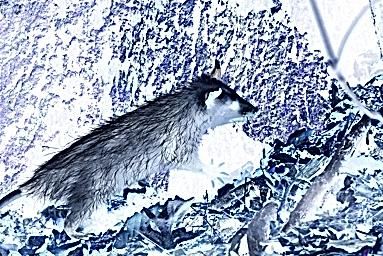
#> input picture lab3/orig.jpg, 383 x 256 px
$ python lab3.py
#> lines starting #> are read from the running program, lines starting #| are printed output that depends on the picture
import cv2
import numpy as np
import matplotlib.pyplot as plt

# Загружаем изображение
img = cv2.imread('orig.jpg')
#> img is the input picture: shape (256, 383, 3); mean B, G, R 185.9, 167, 155.2
img_rgb = cv2.cvtColor(img, cv2.COLOR_BGR2RGB)

print(f'Размер изображения = {img_rgb.shape}')
#| Размер изображения = (256, 383, 3)
print(f'Диапазон яркостей: {np.min(img_rgb)} - {np.max(img_rgb)}')
#| Диапазон яркостей: 0 - 255

'''АНАЛИЗ ЦВЕТОВ'''


'''Исходное изображение'''
plt.figure(figsize=(15, 10))

plt.subplot(2, 3, 1)
plt.imshow(img_rgb)
plt.title('1. Исходное изображение')
plt.axis('off')

'''Инверсия цветов (255 - значение)'''
img_inverted = 255 - img_rgb
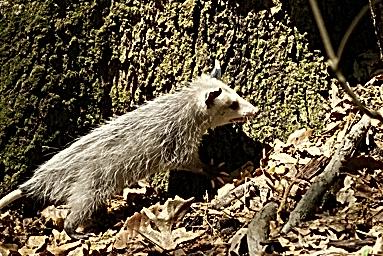
#> img_inverted: shape (256, 383, 3); mean R, G, B 99.8, 88, 69.1

plt.subplot(2, 3, 2)
plt.imshow(img_inverted)
plt.title('2. Инверсия цветов (255 - значение)')
plt.axis('off')

'''Инверсия только яркости (в HSV)'''
img_hsv = cv2.cvtColor(img_rgb, cv2.COLOR_RGB2HSV)
#> img_hsv: shape (256, 383, 3); mean H, S, V 104.6, 71.2, 186
h, s, v = cv2.split(img_hsv)
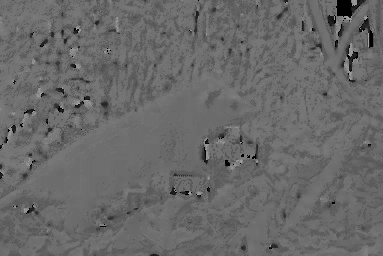
#> h: shape (256, 383); min 0, max 173, mean 104.6
v_inverted = 255 - v
img_hsv_inverted = cv2.merge([h, s, v_inverted])
#> img_hsv_inverted: shape (256, 383, 3); mean H, S, V 104.6, 71.2, 69
img_brightness_inverted = cv2.cvtColor(img_hsv_inverted, cv2.COLOR_HSV2RGB)
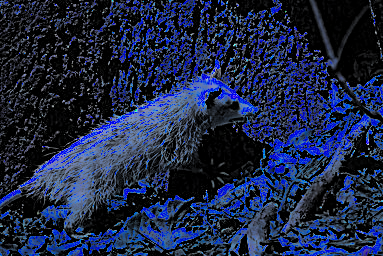
#> img_brightness_inverted: shape (256, 383, 3); mean R, G, B 28.4, 38.7, 69

plt.subplot(2, 3, 3)
plt.imshow(img_brightness_inverted)
plt.title('3. Инверсия только яркости (HSV)')
plt.axis('off')

'''Смена цветовых каналов'''
img_bgr = cv2.cvtColor(img_rgb, cv2.COLOR_RGB2BGR)  # RGB -> BGR
img_rgb_swapped = cv2.cvtColor(img_bgr, cv2.COLOR_BGR2RGB)  # BGR -> RGB (должно быть как исходное)

plt.subplot(2, 3, 4)
plt.imshow(img_bgr)
plt.title('4. BGR вместо RGB (неправильный порядок)')
plt.axis('off')

'''Разделение цветовых каналов'''
plt.subplot(2, 3, 5)
r, g, b = cv2.split(img_rgb)
'''Пробуем разные комбинации каналов'''
img_channel_swapped = cv2.merge([b, g, r])

plt.imshow(img_channel_swapped)
plt.title('5. Смена каналов R и B местами')
plt.axis('off')

'''Негативное изображение (инверсия каждого канала отдельно)'''
r_inv, g_inv, b_inv = 255 - r, 255 - g, 255 - b
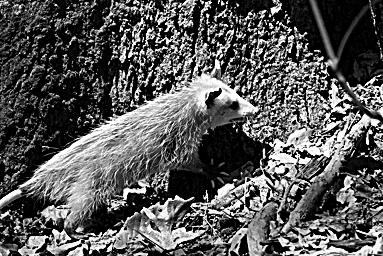
#> g_inv: shape (256, 383); min 0, max 255, mean 88
img_negative = cv2.merge([r_inv, g_inv, b_inv])

plt.subplot(2, 3, 6)
plt.imshow(img_negative)
plt.title('6. Полный негатив (инверсия каналов)')
plt.axis('off')

plt.tight_layout()
plt.show()
#> figure, not shown here; B, G, R data is drawn as R, G, B

'''АНАЛИЗ ГИСТОГРАММ ЦВЕТОВЫХ КАНАЛОВ'''
plt.figure(figsize=(15, 5))

'''Исходные гистограммы'''
plt.subplot(1, 3, 1)
plt.hist(r.flatten(), bins=50, color='red', alpha=0.7, label='Red')
plt.hist(g.flatten(), bins=50, color='green', alpha=0.7, label='Green')
plt.hist(b.flatten(), bins=50, color='blue', alpha=0.7, label='Blue')
plt.title('Гистограммы исходного изображения')
plt.xlabel('Яркость')
plt.ylabel('Количество пикселей')
plt.legend()

'''Гистограммы после инверсии'''
plt.subplot(1, 3, 2)
r_inv, g_inv, b_inv = cv2.split(img_inverted)
plt.hist(r_inv.flatten(), bins=50, color='red', alpha=0.7, label='Red инв.')
plt.hist(g_inv.flatten(), bins=50, color='green', alpha=0.7, label='Green инв.')
plt.hist(b_inv.flatten(), bins=50, color='blue', alpha=0.7, label='Blue инв.')
plt.title('Гистограммы после инверсии')
plt.xlabel('Яркость')
plt.legend()

'''Сравнение распределений'''
plt.subplot(1, 3, 3)
plt.hist(img_rgb.flatten(), bins=50, color='gray', alpha=0.7, label='Исходное')
plt.hist(img_inverted.flatten(), bins=50, color='orange', alpha=0.7, label='Инверсия')
plt.title('Сравнение общих распределений')
plt.xlabel('Яркость')
plt.ylabel('Количество пикселей')
plt.legend()

plt.tight_layout()
plt.show()
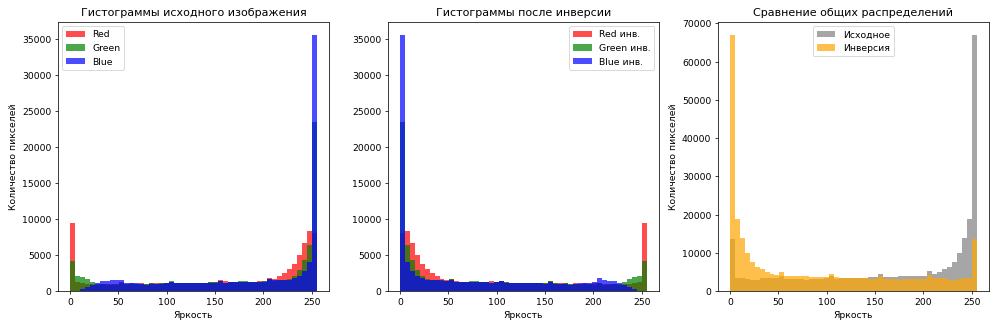
#> figure drawn by matplotlib, 3 panels; panel 1: tallest bar 9501 high, from x = 0 to 5.1; panel 1: tallest bar 23446 high, from x = 249.9 to 255; panel 1: tallest bar 35602 high, from x = 249.9 to 255; panel 2: tallest bar 9501 high, from x = 249.9 to 255

'''ПРОВЕРКА НА ТИПИЧНЫЕ ПРОБЛЕМЫ С ЦВЕТАМИ'''


'''Проверяем распределение цветов'''
print(f"Средние значения по каналам:")
print(f"Красный: {np.mean(r):.1f}")
#| Красный: 155.2
print(f"Зеленый: {np.mean(g):.1f}")
#| Зеленый: 167.0
print(f"Синий: {np.mean(b):.1f}")
#| Синий: 185.9

'''Проверяем на доминирование определенного цвета'''
dominant_color = np.argmax([np.mean(r), np.mean(g), np.mean(b)])
#> dominant_color = 2
colors = ['Красный', 'Зеленый', 'Синий']
print(f"Доминирующий цвет: {colors[dominant_color]}")
#| Доминирующий цвет: Синий

'''ТЕСТИРУЕМ ОБРАБОТКУ НА ИНВЕРТИРОВАННОМ ИЗОБРАЖЕНИИ'''

'''Берем лучший вариант инверсии и применяем обработку'''
img_to_process = img_inverted  # или img_brightness_inverted

'''Конвертируем в серое'''
img_gray_inverted = cv2.cvtColor(img_to_process, cv2.COLOR_RGB2GRAY)

'''Применяем эквализацию'''
img_eq_inverted = cv2.equalizeHist(img_gray_inverted)

'''Сглаживание + эквализация'''
img_smooth_eq_inverted = cv2.equalizeHist(cv2.GaussianBlur(img_gray_inverted, (3,3), 0))
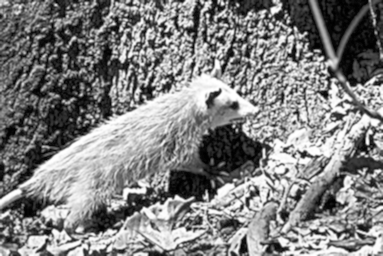
#> img_smooth_eq_inverted: shape (256, 383); min 0, max 255, mean 128.2

'''Визуализация результатов обработки инвертированного изображения'''
plt.figure(figsize=(15, 5))

images_processed = [
    (img_gray_inverted, 'Инвертированное серое'),
    (img_eq_inverted, 'Инвертированное + Эквализация'),
    (img_smooth_eq_inverted, 'Инвертированное + Сглаживание + Эквализация')
]

for i, (image, title) in enumerate(images_processed):
    plt.subplot(1, 3, i+1)
    plt.imshow(image, cmap='gray')
    plt.title(title)
    plt.axis('off')
#> this loop made 3 passes
#> title on passes 1 to 2: 'Инвертированное серое', 'Инвертированное + Эквализация'

plt.tight_layout()
plt.show()

'''Сравниваем гистограммы до и после инверсии'''
plt.figure(figsize=(10, 4))

plt.subplot(1, 2, 1)
plt.hist(cv2.cvtColor(img_rgb, cv2.COLOR_RGB2GRAY).flatten(), bins=50,
         alpha=0.7, label='Исходное серое', color='blue')
plt.hist(img_gray_inverted.flatten(), bins=50,
         alpha=0.7, label='Инвертированное серое', color='red')
plt.title('Сравнение гистограмм яркости')
plt.xlabel('Яркость')
plt.ylabel('Количество пикселей')
plt.legend()

plt.subplot(1, 2, 2)
plt.hist(img_eq_inverted.flatten(), bins=50, alpha=0.7, color='green')
plt.title('Гистограмма после инверсии и эквализации')
plt.xlabel('Яркость')

plt.tight_layout()
plt.show()
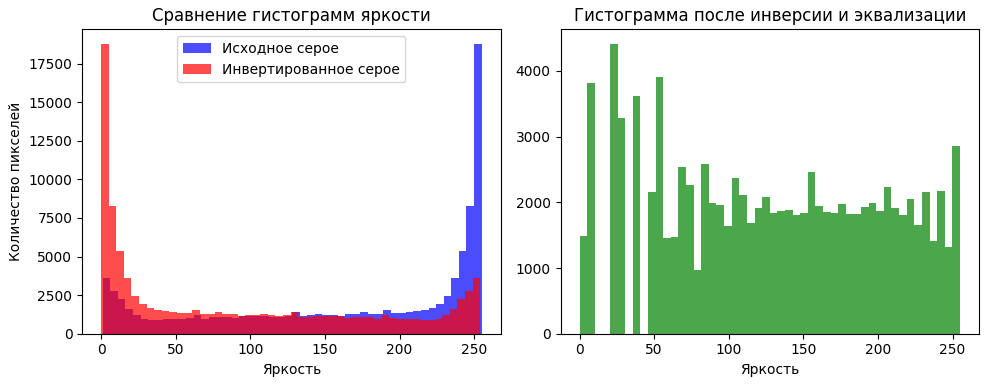
#> figure drawn by matplotlib, 2 panels; panel 1: tallest bar 18782 high, from x = 249.9 to 255; panel 1: tallest bar 18782 high, from x = 0 to 5.08; panel 2: tallest bar 4413 high, from x = 20.4 to 25.5

$ run again, with lab3/результат.png saved as lab3/orig.jpg
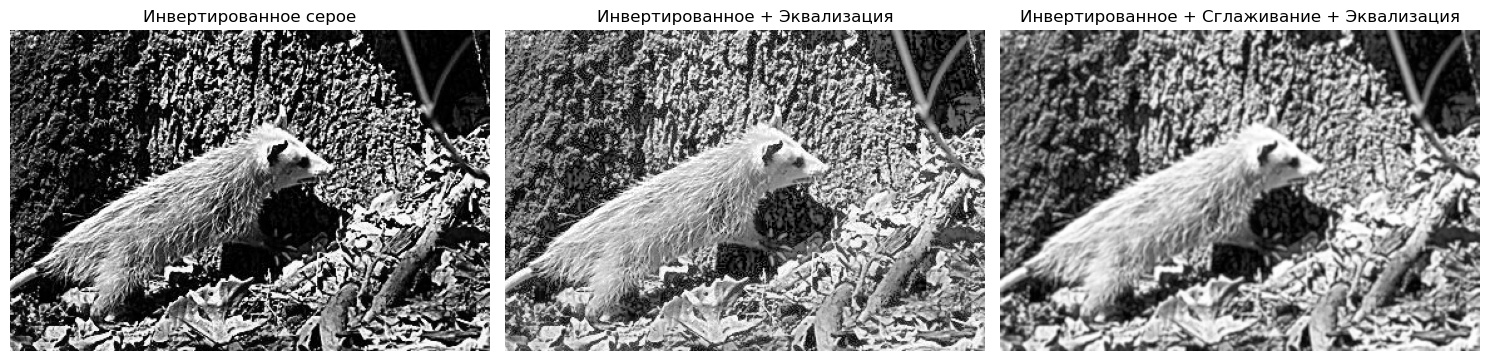
#> input picture lab3/результат.png, 1489 x 361 px
#> img is the input picture: shape (361, 1489, 3); min 0, max 255, mean 132.8
#| Размер изображения = (361, 1489, 3)
#| Диапазон яркостей: 0 - 255
#> img_hsv: shape (361, 1489, 3); mean H, S, V 0, 0, 132.8
#> h: shape (361, 1489); every value is 0
#> img_hsv_inverted: shape (361, 1489, 3); mean H, S, V 0, 0, 122.2
#| Красный: 132.8
#| Зеленый: 132.8
#| Синий: 132.8
#> dominant_color = 0
#| Доминирующий цвет: Красный
#> `img_smooth_eq_inverted = cv2.equalizeHist(cv2.GaussianBlur(img_gray_in..`:
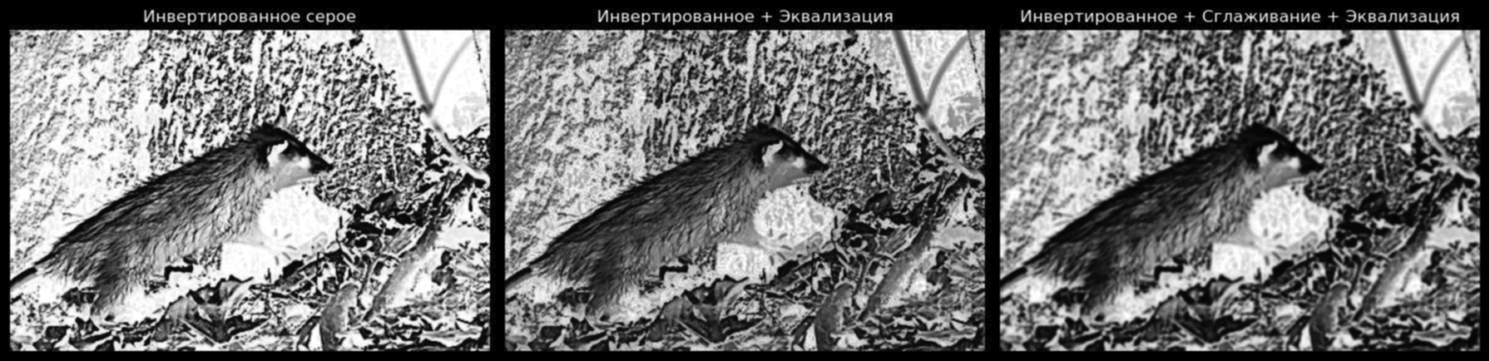
#> img_smooth_eq_inverted: shape (361, 1489); min 0, max 255, mean 116.2
#> the loop `for i, (image, title) in enumerate(images_processed):` made 3 passes
#> title on passes 1 to 2: 'Инвертированное серое', 'Инвертированное + Эквализация'
#> `plt.show()`:
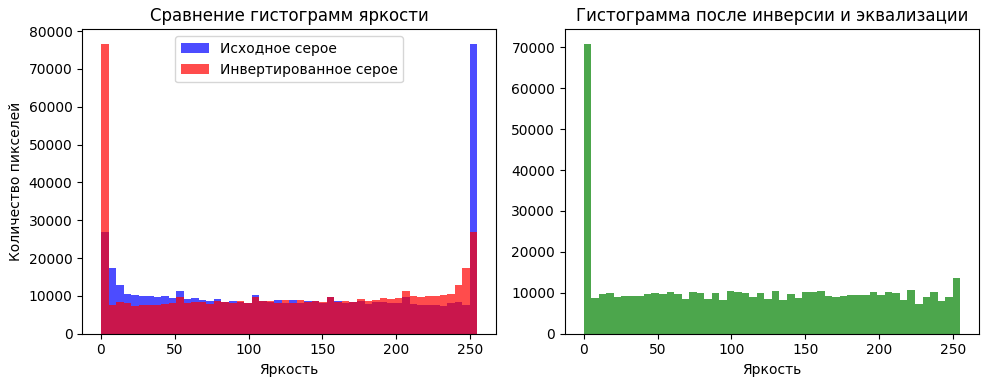
#> figure drawn by matplotlib, 2 panels; panel 1: tallest bar 76633 high, from x = 249.9 to 255; panel 1: tallest bar 76633 high, from x = 0 to 5.1; panel 2: tallest bar 70865 high, from x = 0 to 5.1
